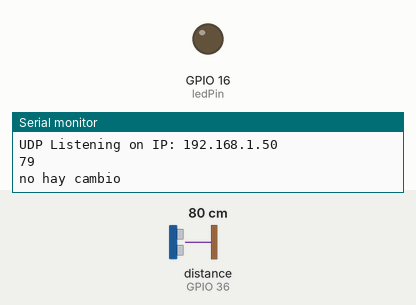
The sketch below on a simulated ESP32. On the bench: output pins drawn as LEDs (lit = HIGH), the last lines printed to the serial monitor. Wiring (inferred from the names in the program): ultrasonic range finder: trigger GPIO 26; echo GPIO 36. The test bench sets the inputs (shaded band); at power-on: distance to the obstacle (sensor on GPIO 36) 80 cm. The echo pulse lasts 58.3 µs per cm; WiFi joins after 1.5 s; servers stay silent unless stated; pins used as bus, display or sensor lines are not drawn.

Above: at 5.2 s.
5.3 s: distance to the obstacle (sensor on GPIO 36) set to 34 cm
7.9 s: distance to the obstacle (sensor on GPIO 36) set to 28 cm
At 8.77 s:
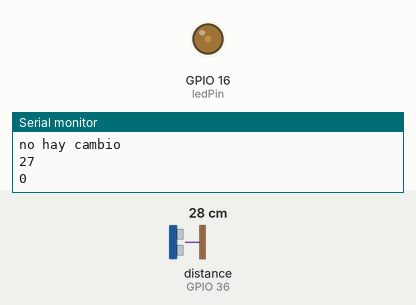
At 9.67 s:
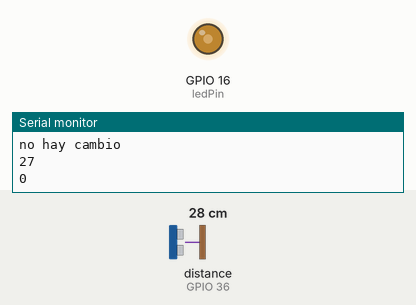
11.4 s: distance to the obstacle (sensor on GPIO 36) set to 35 cm
At 12.4 s:
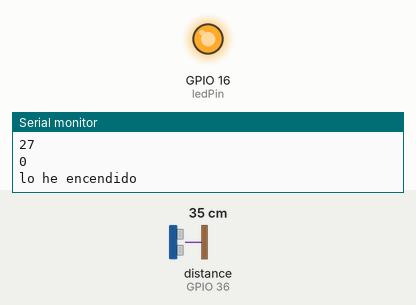
Timing chart, 0 to 14.4 s (numbered marks = the images above; inputs shaded):
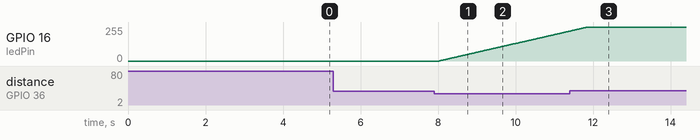

The sketch:

pruebadistancia.ino
```cpp
#include "SensorDeDistancia.h"
#include "WiFi.h"
#include "AsyncUDP.h"

// SENSOR:
// ESP32 || ESP8266
// Vcc -> 5V || -> Vin
// Trig -> 26 || -> D2
// Echo -> SVP || -> D1
// GND -> GND
// --------------------
// LED:
// CORTO -> GND
// LARGO -> 16 || -> D4

SensorDeDistancia sdd;

const char * ssid = "TEAM_1";
const char * password = "123456789";

AsyncUDP udp;

void setup() {
  // put your setup code here, to run once:
  Serial.begin(9600);
  sdd.begin();
  WiFi.mode(WIFI_STA);
  WiFi.begin(ssid, password);
  if (WiFi.waitForConnectResult() != WL_CONNECTED) {
    Serial.println("WiFi Failed");
    while(1) {
      delay(1000);
    }
  }
  if(udp.listen(1234)) {
    Serial.print("UDP Listening on IP: ");
    Serial.println(WiFi.localIP());
    udp.onPacket([](AsyncUDPPacket packet) {
      Serial.write(packet.data(), packet.length());
      Serial.println();
    });
  }
  delay(2500);
}

void loop() {
  // put your main code here, to run repeatedly:
  bool hayCambio;
  int distancia = sdd.distancia();
  Serial.println(distancia);
  if(distancia<30){
    sdd.toggleLuz();
    hayCambio = 1;
  }else{
    hayCambio = 0;
  }
  if(hayCambio){
    if(sdd.getEncendido()){
      Serial.println("lo he encendido");
      delay(1000);
      udp.broadcastTo("encendido",1234);
      hayCambio = 0;
    } else{
      Serial.println("lo he apagado");
      delay(1000);
      udp.broadcastTo("apagado",1234);
      hayCambio = 0;
    }
  } else{
    Serial.println("no hay cambio");
  }
  delay(2000);
}
```

SensorDeDistancia.cpp
```cpp
#include "SensorDeDistancia.h"
#import <Arduino.h>

SensorDeDistancia::SensorDeDistancia(){
  EchoPin = 36;
  //EchoPin = 5;
  TriggerPin = 26;
  //TriggerPin = 4;
  ledPin = 16;
  //ledPin = 2;
  freq = 5000;
  ledChannel = 0;
  resolution = 8;
  dutyCycle = 0;
  encendido = 0;
}

void SensorDeDistancia::begin(){
  pinMode(TriggerPin, OUTPUT);
  pinMode(EchoPin, INPUT);
  //analogWrite(ledPin, 0);
  // configure LED PWM functionalitites
  ledcSetup(ledChannel, freq, resolution);
  // attach the channel to the GPIO to be controlled
  ledcAttachPin(ledPin, ledChannel);
}

int SensorDeDistancia::distancia(){
  long duracion, distanciaCm;
  digitalWrite(TriggerPin, LOW); //nos aseguramos señal baja al principio
  delayMicroseconds(4);
  digitalWrite(TriggerPin, HIGH); //generamos pulso de 10us
  delayMicroseconds(10);
  digitalWrite(TriggerPin, LOW);
  duracion = pulseIn(EchoPin, HIGH);  //medimos el tiempo del pulso
  //Serial.println(duracion);
  distanciaCm = duracion * 10 / 292 / 2;   //convertimos a distancia
  return distanciaCm;
}

void SensorDeDistancia::toggleLuz(){
  // esp32
  Serial.println(dutyCycle);
  if(dutyCycle == 0 || dutyCycle == -1){
    // increase the LED brightness
    for(dutyCycle; dutyCycle <= 255; dutyCycle++){
      // changing the LED brightness with PWM
      ledcWrite(ledChannel, dutyCycle);
      //analogWrite(ledPin,dutyCycle);
      encendido = 1;
      delay(15);
    }
  } else if(dutyCycle > 0 && dutyCycle <= 256){
    // decrease the LED brightness
    for(dutyCycle; dutyCycle >= 0; dutyCycle=dutyCycle-1){
      // changing the LED brightness with PWM
      ledcWrite(ledChannel, dutyCycle);
      //analogWrite(ledPin, dutyCycle);
      encendido = 0;
      delay(15);
    }
  }
  /*if(dutyCycle == 0 || dutyCycle == -1){
  // increase the LED brightness
  for(dutyCycle; dutyCycle < 1023; dutyCycle++){
    // changing the LED brightness with PWM
    analogWrite(ledPin, dutyCycle);
    delay(15);
  }
  } else if(dutyCycle > 0 && dutyCycle <= 1023){
  // decrease the LED brightness
  for(dutyCycle; dutyCycle > 0; dutyCycle--){
    // changing the LED brightness with PWM
    analogWrite(ledPin, dutyCycle);
    delay(15);
  }
  }*/
}

bool SensorDeDistancia::getEncendido(){
  return encendido;
}

void SensorDeDistancia::setEncendido(bool toggle){
  encendido = toggle;
}
```

SensorDeDistancia.h
```cpp
#ifndef SENSORDEDISTANCIA_YA_INCLUIDO
#define SENSORDEDISTANCIA_YA_INCLUIDO

class SensorDeDistancia {
  private:
  int EchoPin;
  int TriggerPin;
  int ledPin;
  int freq;
  int ledChannel;
  int resolution;
  int dutyCycle;
  bool encendido;

  public:
  SensorDeDistancia();
  void begin();
  int distancia();
  void toggleLuz();
  bool getEncendido();
  void setEncendido(bool toggle);
};

#endif
```

Measured:
- the behaviour switches between 31 and 30 cm on distance to the obstacle (sensor on GPIO 36) (found by bisection; images 0 and 1)
- after the input at 7.9 s, GPIO 16 (ledPin): moves from 0/255 to 224/255 over 3.4 s, starting after 0.13 s
- after the input at 11.4 s, GPIO 16 (ledPin): goes on until 11.8 s, then stays 255/255
